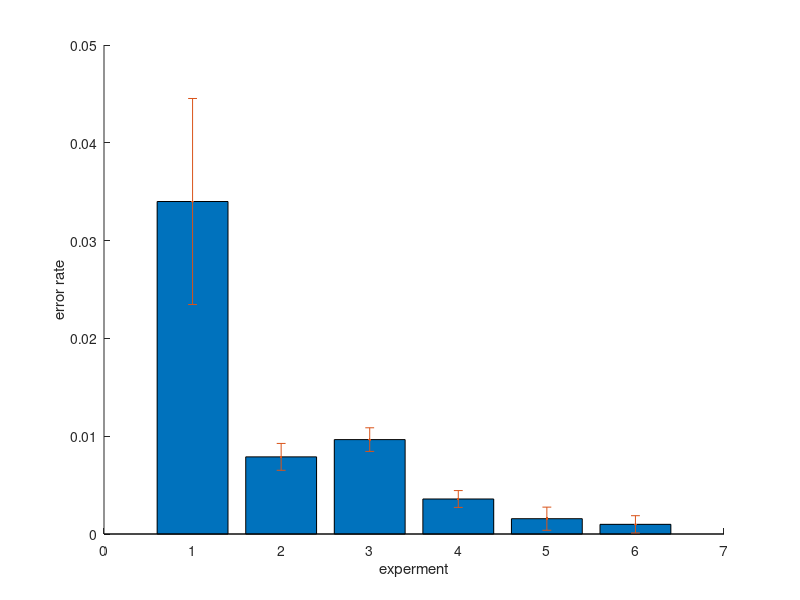

Write MATLAB code to recreate this figure.
function exp_plot()
    label = ['np(no weave)' 'np control' 'np' '2p' '3p' '4p'];
    err = [0.033997804 0.007887911 0.009652676 0.003579638 0.001565753 0.000988443];
    err_bar = [0.010533846 0.001372893 0.001207845 0.000860332 0.001182671 0.000883653];
    
    hold on
    bar(err);
    errorbar(err, err_bar, '.');
    xlabel('experment')
    ylabel('error rate')
end
